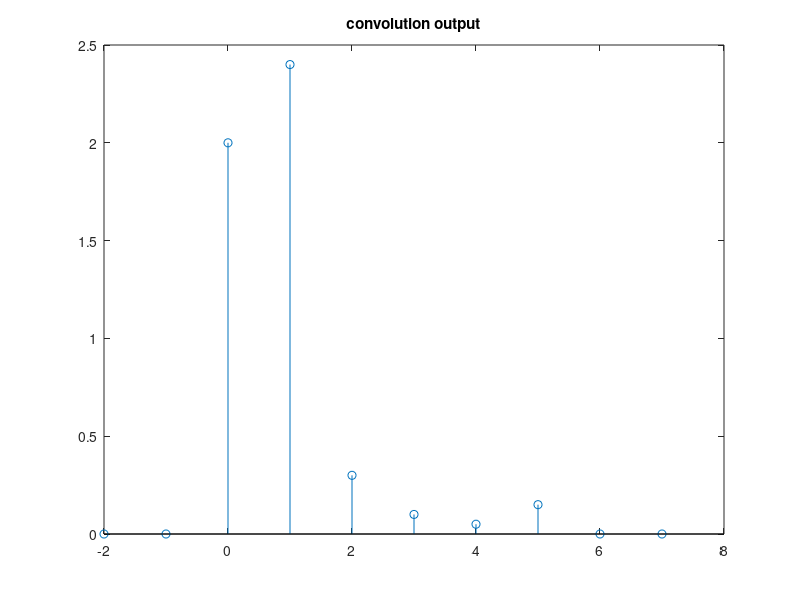

Here is the MATLAB script that generated this plot:
x = [2 1 -1 0.5];
h = [1 0.7 0.3];

tic
y = conv(h, x); % convolution
toc

z = [zeros(1, 2), y zeros(1, 2)]; % zeros(1, 2): 1차원 zeros 2개
n = -2:1:7; % -2부터 7까지 간격1
stem(n, z); % x = z, y = n인 그래프
title('convolution output');